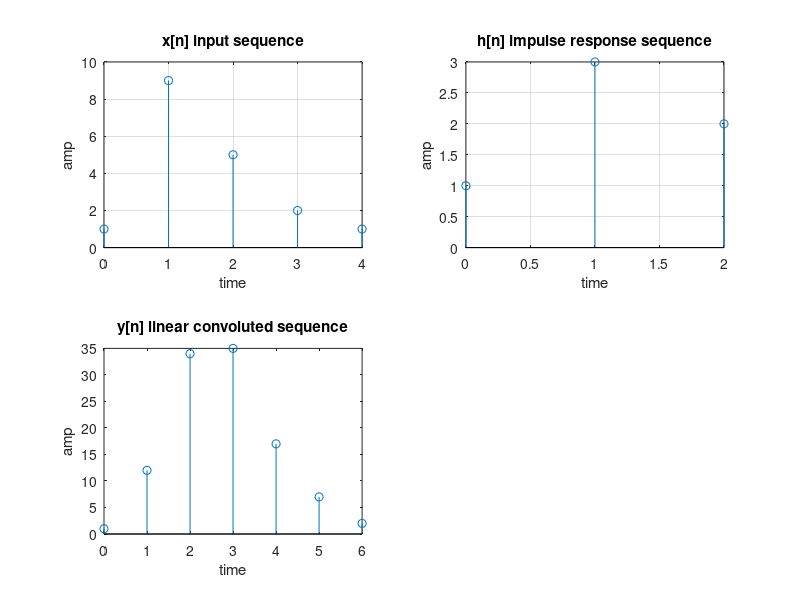

Here is the MATLAB script that generated this plot:
%Linear Convolution Program on Predefind Data%
clc;
clear all;
n=0:4; %mentioning the length of the time index according to the length of the input sequence
x=[1,9,5,2,1]; %Given input sequence, to be taken in the form of a row vector
subplot(2,2,1);
stem(n,x); %plotting the input sequence
grid on
xlabel('time');
ylabel('amp');
title('x[n] input sequence');

n=0:2; %changing the length of the time variable according to the length of the impulse response sequence
h=[1,3,2]; %Given impulse response sequence
subplot(2,2,2);
stem(n,h); %plotting the impulse response sequence;
grid on
xlabel('time');
ylabel('amp');
title('h[n] impulse response sequence');

y=conv(x,h) %calculatin the linear convolution using in-built function
n=0:6; %mentioning the length according to the length of the linear convoluted sequence
subplot(2,2,3);
grid on
stem(n,y); %plotting the linear convoluted sequence
xlabel('time');
ylabel('amp');
title('y[n] linear convoluted sequence');
